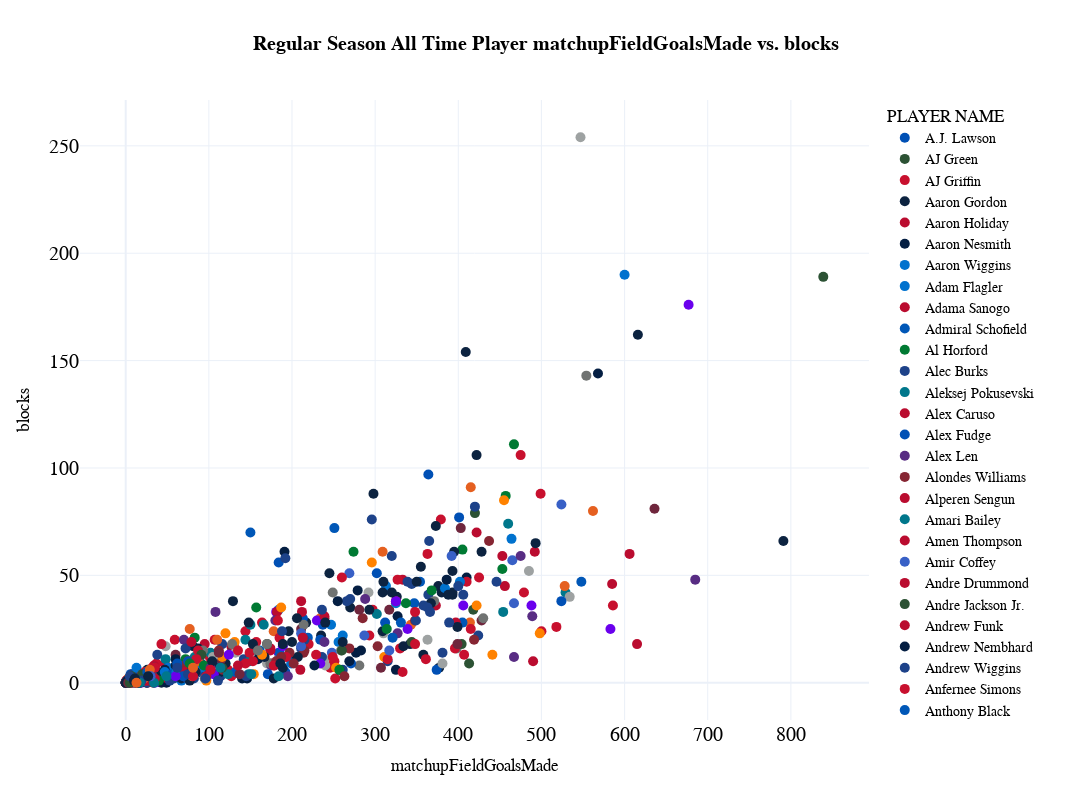

Source (notebook cell):
### Code cell
cat1="matchupFieldGoalsMade"
cat2="blocks"

fig_scatter = px.scatter(
  df_totals, 
  x=cat1, 
  y=cat2,
  color='PLAYER NAME',
  color_discrete_map=player_color_dict,
  title="<b>{} All Time Player {} vs. {}</b>".format(types,cat1,cat2),
  template="plotly_white",
  hover_data=['blocks', 'defensiveRebounds', 'matchupAssists',
       'matchupFieldGoalPercentage', 'matchupFieldGoalsAttempted',
       'matchupFieldGoalsMade',
       'matchupThreePointerPercentage', 'matchupThreePointersAttempted',
       'matchupThreePointersMade', 'matchupTurnovers',
       'playerPoints', 'steals', 'switchesOn'], 
  height=800, 
  width=1200,
  )

fig_scatter.update_layout(
    title_x=0.5,
    hoverlabel=dict(
        bgcolor="white",
        font_size=16,
        font_family="PT Sans Narrow"
    ),
    yaxis = dict(tickfont = dict(size=20)),
    xaxis = dict(tickfont = dict(size=20)),
    font=dict(
        family="PT Sans Narrow",
        size=14,
        color="Black"
    ),
    title_font_family="PT Sans Narrow"
)
fig_scatter.update_traces(marker={'size': 10})

fig_scatter
